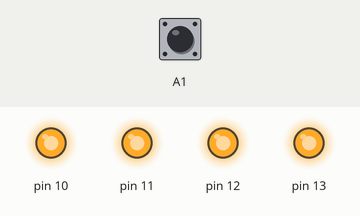
Bench run of a sketch on a simulated Arduino Uno, built with avr-gcc and run on an emulated ATmega328P. Shown: output pins drawn as LEDs (lit = HIGH). Dashed ring = blinking. The test bench sets the inputs (shaded band); at power-on: A1 LOW.

Above: at 1.2 s.
1.3 s: A1 driven HIGH
At 2.9 s:
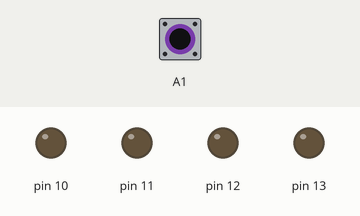
3.3 s: A1 driven LOW
At 4.1 s:
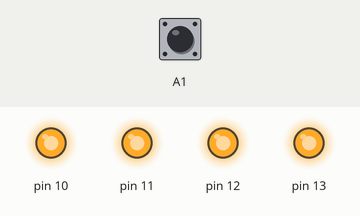
4.9 s: A1 pulsed HIGH 2 times (0.12 s each, 0.3 s apart)
At 5.1 s:
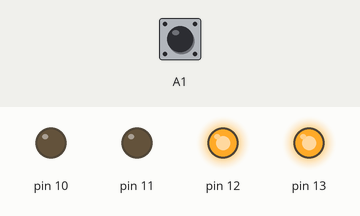
7.1 s: A1 pulsed HIGH 5 times (0.12 s each, 0.3 s apart)
At 7.75 s:
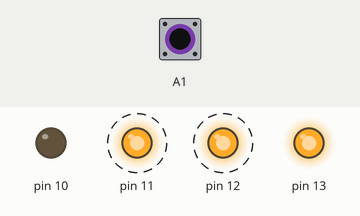
Timing chart, 0 to 10.3 s (numbered marks = the images above; inputs shaded):
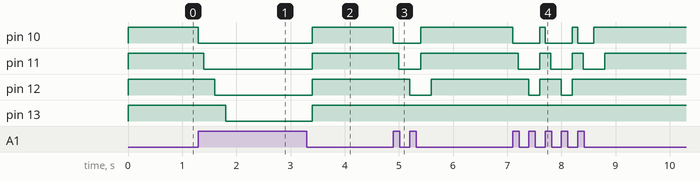

The sketch:

2.3.ino
```cpp
#include <TimerOne.h>
#include <PinChangeInterrupt.h>

int C;
volatile byte state = LOW;

void setup()
{
  pinMode(13, OUTPUT);
  pinMode(12, OUTPUT);
  pinMode(11, OUTPUT);
  pinMode(10, OUTPUT);
  digitalWrite(13, HIGH);
  digitalWrite(12, HIGH);
  digitalWrite(11, HIGH);
  digitalWrite(10, HIGH);
  pinMode(A1, INPUT);
  Timer1.initialize(200000);
  Timer1.attachInterrupt(adding);
  attachPCINT(digitalPinToPCINT(A1), on_led, CHANGE);
}

void loop()
{
  if((C == 0) && (state == HIGH))
  {
    digitalWrite(10, LOW);
  }
  if(C == 1)
  {
    digitalWrite(11, LOW);
  }
  if(C == 2)
  {
    digitalWrite(12, LOW);
  }
  if(C == 3)
  {
    digitalWrite(13, LOW);
  }
}

void adding()
{
  if (state == LOW)
  {
    C = 0;
    digitalWrite(13, HIGH);
    digitalWrite(12, HIGH);
    digitalWrite(11, HIGH);
    digitalWrite(10, HIGH);
  }
  else if (state == HIGH)
  {
    C++;
  }
}

void on_led()
{
 state = !state;
}
```

Measured:
- after the input at 1.3 s, pin 10: HIGH → LOW at once; pin 11: HIGH → LOW after 0.10 s; pin 12: HIGH → LOW after 0.30 s; pin 13: HIGH → LOW after 0.50 s
- after the input at 3.3 s, pin 10–13: LOW → HIGH after 0.10 s
- after the input at 4.9 s, pin 10: HIGH → LOW at once, → HIGH 0.50 s later; pin 11: HIGH → LOW after 0.10 s, → HIGH 0.40 s later; pin 12: HIGH → LOW after 0.30 s, → HIGH 0.40 s later
- after the input at 7.1 s, pin 10: goes LOW 0.50 s, HIGH 0.10 s, LOW 0.50 s, HIGH 0.10 s, LOW 0.30 s, then HIGH, starting at once; pin 11: alternates HIGH for 0.20 s and LOW for 0.40 s, 6 changes in all, then stays HIGH, starting after 0.10 s; pin 12: alternates HIGH for 0.40 s and LOW for 0.20 s, 4 changes in all, then stays HIGH, starting after 0.30 s
